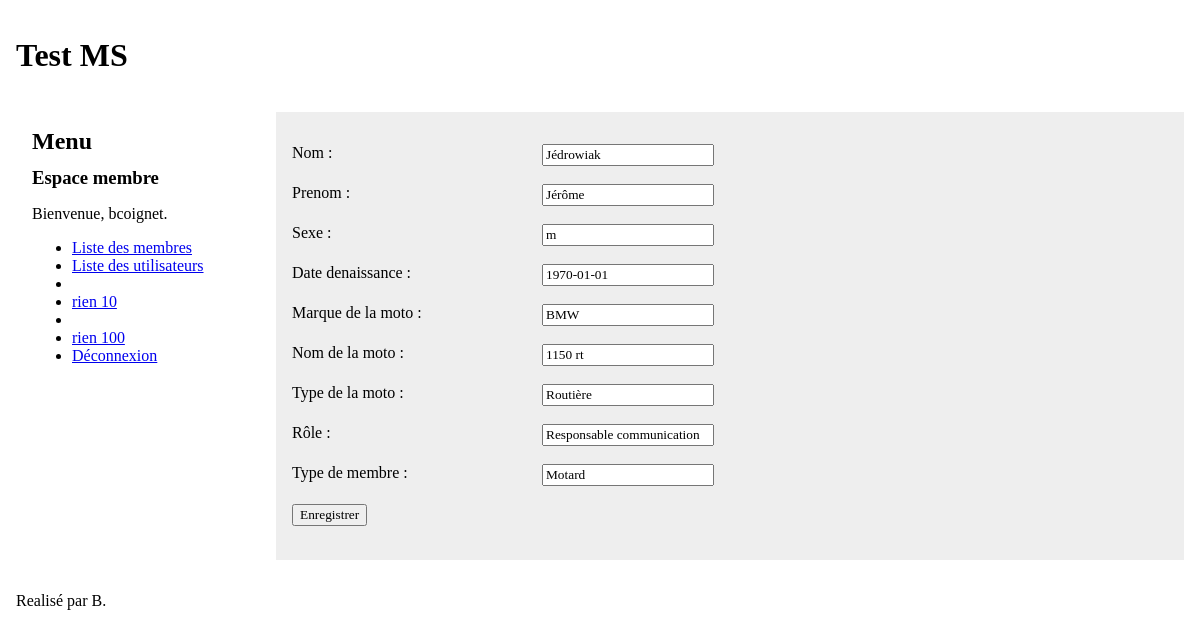
/index.php?module=membres&action=modifier&id=2 (signed in), run on the app's committed database.
### tables this page shows
CREATE TABLE membres (
	id					int(10) unsigned 	NOT NULL 	AUTO_INCREMENT,
	nom					VARCHAR(32)			NOT NULL,
	prenom				VARCHAR(32)			NOT NULL,
	nom_moto			VARCHAR(50)			NOT NULL,
	marque_moto			VARCHAR(50)			NOT NULL,
	type_moto			VARCHAR(50)			NOT NULL,
	role_asso			VARCHAR(128) 		NOT NULL,
	date_naissance		date 				NOT NULL,
	photo				VARCHAR(128)		NOT NULL,
	sexe				char(1)				NOT NULL,
	type_membre			VARCHAR(50)			NOT NULL,
	
	date_creation		TIMESTAMP			NOT NULL DEFAULT CURRENT_TIMESTAMP,
	date_maj			TIMESTAMP 			NOT NULL DEFAULT '0000-00-00 00:00:00',
	
	PRIMARY KEY (id)	

);

### modeles/membres.php (called while the page is built, shortened)
<?php
require_once CHEMIN_LIB.'form.php';
class membre {
	private $id;
	public function __construct($id)
	{
		$this->id = $id;
	}
	public function load() {
		$pdo = PDO2::getInstance();
		$requete = $pdo->prepare("SELECT * FROM membres where id = :id_utilisateur");
		$requete->bindValue(':id_utilisateur', $this->id);
		$requete->execute();
	}
}

### libs/form.php (the view, shortened to what this page needs)
<?php
class Form {
	protected $fields;
	protected $hidden_fields;
	protected $submit_fields;
	protected $fieldsets;
	protected $auto_id;
	protected $label_suffix;
	protected $bounded_data;
	protected $attrs;
	protected $uniqid;
	protected static $instances = array();
	public function __construct($uniqid, $method = 'get') {
		$this->fields= array();
		$this->hidden_fields = array();
		$this->submit_fields = array();
		$this->fieldsets     = array();
		$this->auto_id       = 'id_%s';
		$this->label_suffix  = ' :';
		$this->bounded_data  = array();
		$this->attrs         = new AttributeList(array('method' => $method));
		if (false !== $uniqid && in_array($uniqid, self::$instances)) {
			trigger_error("Un formulaire identifiÃ© par '$uniqid' existe dÃ©jÃ  ! Conflits potentiels dÃ©tectÃ©s !", E_USER_WARNING);
		} else {
			self::$instances[] = $uniqid;
			$this->uniqid = $uniqid;
		}
	}
	public function label_suffix() {
		return $this->label_suffix;
	}
	public function auto_id() {
		return $this->auto_id;
	}
	public function method($method) {
		$method = strtolower($method);
		if (in_array($method, array('get', 'post'))) {
			$this->attrs['method'] = $method;
		}
		return $this;
	}
	public function add($field, $name) {
		if (!isset($this->fields[$name])) {
			$field = 'Form_'.ucfirst($field);
			$field_object = new $field($name, $this);
			if ('Form_Submit' == $field) {
				$this->submit_fields[$name] = $field_object;
			} else if ('Form_Hidden' == $field) {
				$this->hidden_fields[$name] = $field_object;
			}
			$this->fields[$name] = $field_object;
			return $field_object;
		} else {
			trigger_error("Un champ nommÃ© '$name' existe dÃ©jÃ  dans le formulaire identifiÃ© par '{$this->uniqid}'.", E_USER_WARNING);
		}
	}
	public function get_bounded_data($name = null) {
		if (null !== $name) {
			return isset($this->bounded_data[$name]) ? $this->bounded_data[$name] : '';
		} else {
			return $this->bounded_data;
		}
		return null;
	}
	public function __toString() {
		$tab = func_num_args() > 0 ? func_get_arg(0) : '';
		$o = $tab.'<form'.$this->attrs.'>'."\n";
		if (empty($this->fieldsets)) {
			$o .= $this->_html_fields($tab."\t", array_diff_key($this->fields, $this->hidden_fields, $this->submit_fields));
			if (!empty($this->hidden_fields)) { $o .= $this->_html_hidden_fields($tab."\t", $this->hidden_fields); }
			$o .= $this->_html_fields($tab."\t", $this->submit_fields);
		}
		$o .= $tab.'</form>';
		return $o;
	}
	protected function _html_fields($tab, $fields, $filter = array()) {
		$o = '';
		foreach($fields as $f) {
			if (empty($filter) || in_array($f->get_name(), $filter)) {
				$o .= "$tab<p>\n".$f->__toString($tab."\t")."\n$tab</p>\n";
			}
		}
		return $o;
	}
	protected function _html_hidden_fields($tab, $fields, $filter = array()) {
		$o = '';
		foreach($fields as $f) {
			if (empty($filter) || in_array($f->get_name(), $filter)) {
				$o .= $tab.$f->__toString($tab)."\n";
			}
		}
		return $o;
	}
}
abstract class Form_Field {
	public function __construct($name, $form) {
		$this->form     = $form;
		$this->attrs    = new AttributeList;
		$this->error_messages= new ErrorList;
	}
	public function label($text) {
		$this->label = $text;
		return $this;
	}
	public function value($text) {
		$this->value = $text;
		return $this;
	}
	static protected function _generate_for_id($auto_id, $name) {
		if (!empty($auto_id)) {
			$for = sprintf(' for="'.$auto_id.'"', $name);
			$id  = sprintf(' id="'.$auto_id.'"',  $name);
			return array($for, $id);
		}
		return array('', '');
	}
}
class Form_Text extends Form_Input {
	protected $autocomplete;
	public function __construct($name, $form) {
		$this->attrs['type'] = 'text';
		$this->autocomplete = true;
	}
	public function __toString() {
		$tab = func_num_args() > 0 ? func_get_arg(0) : '';
		$id = '';
		$label = '';
		if (!empty($this->label)) {
			list($for, $id) = self::_generate_for_id($this->form->auto_id(), $this->attrs['name']);
			$label = '<label'.$for.'>'.$this->label.$this->form->label_suffix().'</label>'."\n$tab";
		}
		$errors = $this->error_messages->__toString($tab);
		if (true === $this->autocomplete) {
			$value = $this->form->get_bounded_data($this->attrs['name']);
			$value = (!empty($value)) ? $value : $this->value;
			$value = (!empty($value)) ? ' value="'.htmlspecialchars($value).'"' : '';
		} else {
			$value = '';
		}
		$field = '<input'.$id.$this->attrs.$value.' />';
		return $tab.sprintf("%2\$s%1\$s%3\$s", $field, $label, $errors);
	}
}
class Form_Hidden extends Form_Input {
	public function __construct($name, $form) {
		$this->attrs['type'] = 'hidden';
	}
	public function __toString() {
		$tab = func_num_args() > 0 ? func_get_arg(0) : '';
		return $tab.'<input'.$this->attrs.' value="'.htmlspecialchars($this->value).'" />';
	}
}
class Form_Submit extends Form_Input {
	public function __construct($name, $form) {
		$this->attrs['type'] = 'submit';
	}
	public function __toString() {
		$tab = func_num_args() > 0 ? func_get_arg(0) : '';
		$label = (!empty($this->label)) ? '<label>'.$this->label.$this->form->label_suffix().'</label>'."\n$tab" : '';
		$value = empty($this->value) ? '' : ' value="'.$this->value.'"';
		$field = '<input'.$this->attrs.$value.' />';
		return $tab.sprintf("%2\$s%1\$s", $field, $label);
	}
}
class ListArray implements Iterator, ArrayAccess {
	protected $array = array();
	function __construct(Array $array = array()) {
		$this->array = $array;
	}
	public function offsetGet($offset) {
		return $this->array[$offset];
	}
	public function offsetSet($offset, $value) {
		return $this->array[$offset] = $value;
	}
}
class ErrorList extends ListArray {
	public function __toString() {
		$tab = func_num_args() > 0 ? func_get_arg(0) : '';
		return '';
	}
}
class AttributeList extends ListArray {
	public function __toString() {
		$o = '';
		if (!empty($this->array)) {
			foreach($this->array as $a=>$v) {
				$o .= sprintf(' %s="%s"', $a, htmlspecialchars($v));
			}
		}
		return $o;
	}
}

### style/global.css (style rules this page uses)
* { font-family: Calibri; }
body, #menu, #centre h1, h2, h3, h4, h5, h6 { margin: 0; padding: 0; border: 0; }
label { float: left; width: 250px; text-align: left; }
input { margin-bottom: 2px; }

### data on the page
membres: nom "Jédrowiak", prenom "Jérôme", sexe "m", date_naissance "1970-01-01", marque_moto "BMW", nom_moto "1150 rt", type_moto "Routière", role_asso "Responsable communication", type_membre "Motard"

### other printed values
$_SESSION['utilisateur']->getNomUtilisateur() "bcoignet"
$this->label "Nom"
$this->label "Prenom"
$this->label "Sexe"
$this->label "Date denaissance"
$this->label "Marque de la moto"
$this->label "Nom de la moto"
$this->label "Type de la moto"
$this->label "Rôle"
$this->label "Type de membre"
